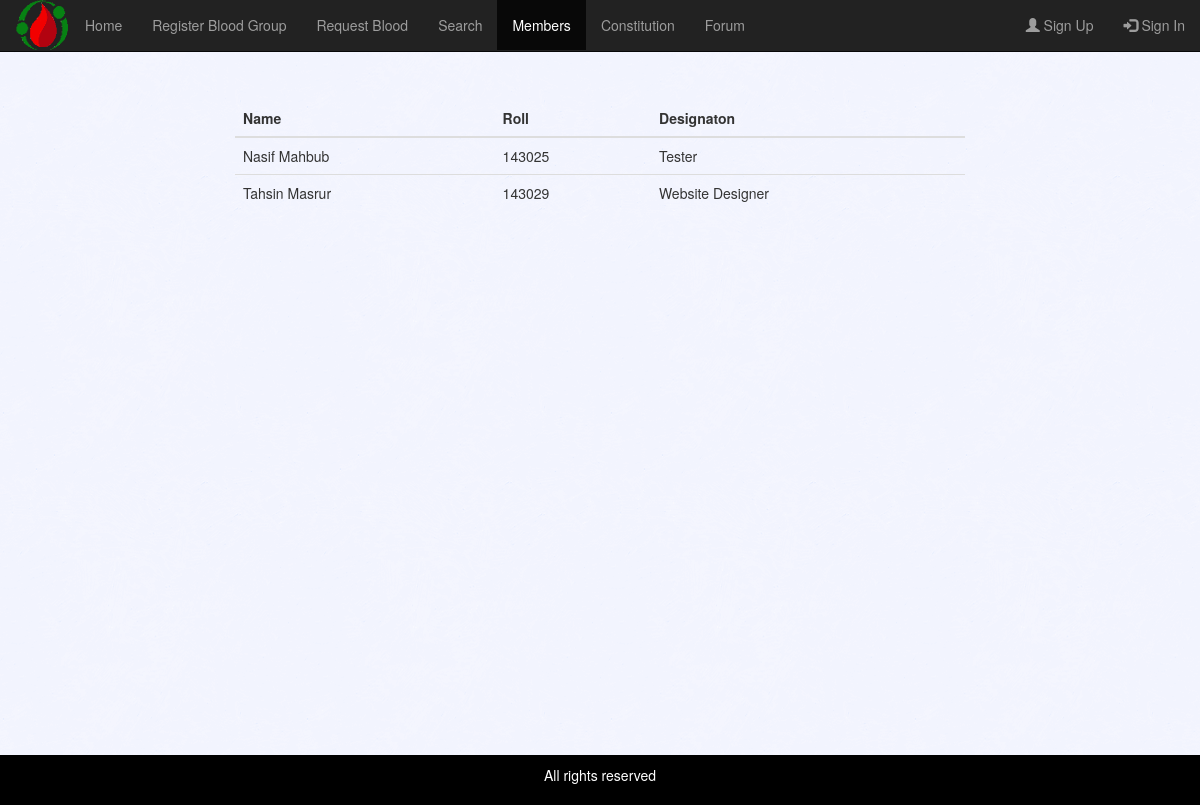
/members.php, run on the app's committed database.
### tables this page shows
CREATE TABLE `members` (
  `name` varchar(30) NOT NULL,
  `roll` varchar(30) NOT NULL,
  `designation` varchar(30) NOT NULL
);

### members.php (the view, shortened to what this page needs)
<?php
 include_once 'inc/dbconnect.php';
?>
<!DOCTYPE html>
<html lang="en">
<head>
    <?php include 'inc/head.php' ?>
<body>
   <div class="wrapper">
    <?php include 'inc/navbar.php' ?>
    <div class="push"></div>
    <div class="container">
    <div class="col-md-2"></div>
    <div class="col-md-8">
    <table class="table table-stripped table-hover table-responsive">
    <thead>
    <tr>
        <th>Name</th>
        <th>Roll</th>
        <th>Designaton</th>
    </tr>
    </thead>
    <tbody>
       <?php $res=mysqli_query($conn, "SELECT * FROM members");
        while($row = mysqli_fetch_assoc($res)) { ?>
        <tr>
            <td><?php echo $row['name']; ?></td>
            <td><?php echo $row['roll']; ?></td>
            <td><?php echo $row['designation']; ?></td>
        </tr>
        <?php } ?>
    </tbody>
    </table>
    </div>
    <div class="col-md-2"></div>
    </div>
    </div>
    <footer class="container-fluid text-center">
        <p>All rights reserved</p>
    </footer>
</body>
</html>

### css/mystyle.css (style rules this page uses)
body { background-image: url("../images/background.png"); background-repeat: repeat; }
footer { background-color: black; color: white; padding: 10px; }
* { margin: 0; }
html, body { height: 100%; }
.wrapper { min-height: 100%; height: auto !important; height: 100%; margin: 0 auto -45px; }
footer, .push { height: 50px; }

### data on the page
members: name "Nasif Mahbub", roll "143025", designation "Tester"
members: name "Tahsin Masrur", roll "143029", designation "Website Designer"
